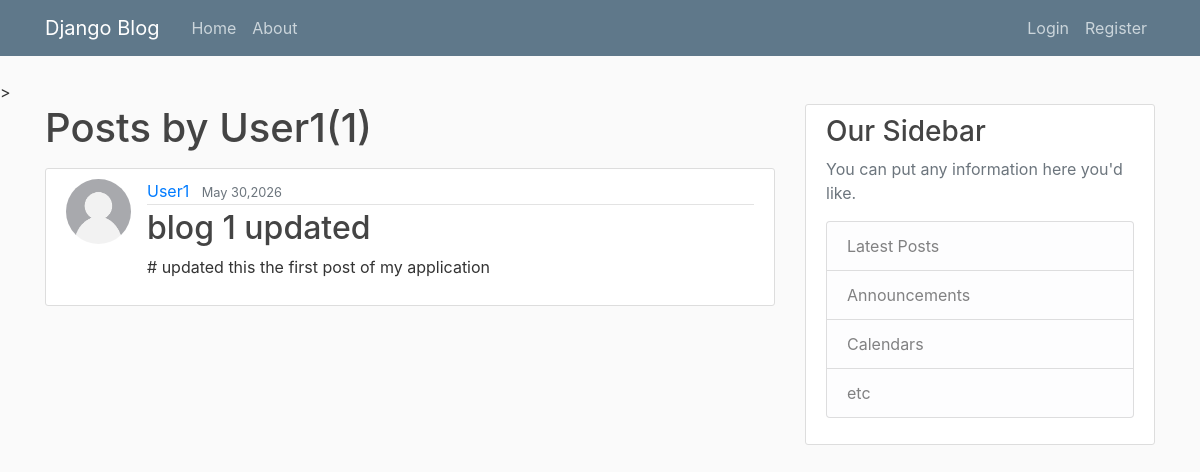
Before: /user/User1 with the older database file.
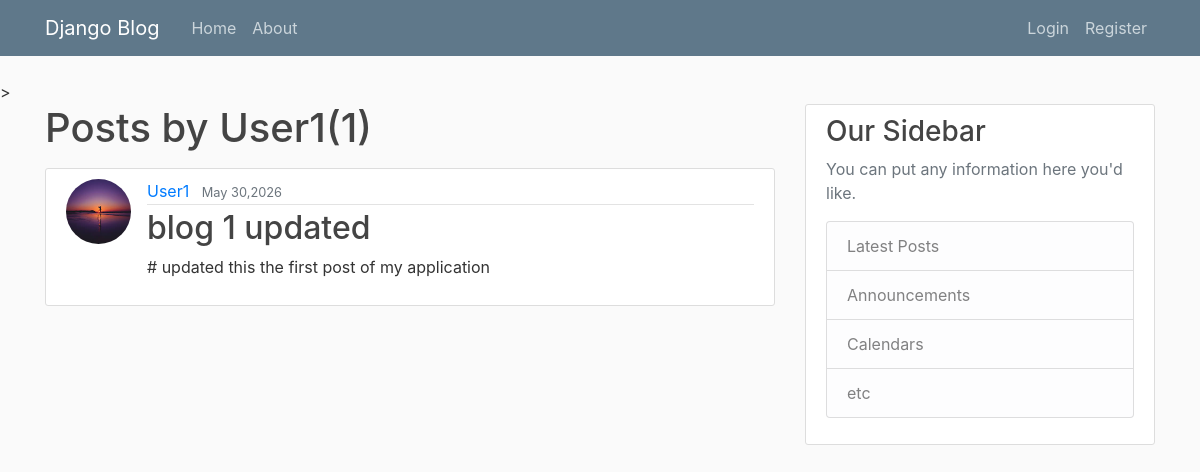
After: the same page with the newer database file.
### Blog/models.py (models this page shows, shortened)
class Post(models.Model):
    title = models.CharField(max_length=100)
    content = models.TextField()
    date_posted = models.DateTimeField(default=timezone.now)
    author = models.ForeignKey(User , on_delete=models.CASCADE)

### users/models.py (models this page shows, shortened)
class Profile(models.Model):
    user = models.OneToOneField(User,on_delete=models.CASCADE)
    image = models.ImageField(default='profile_pics/default.jpg',upload_to='profile_pics')

### Blog/views.py (the view)
# urls.py: path('user/<str:username>',UserPostListView.as_view(),name='user-posts'),
class UserPostListView(ListView):
    model = Post
    template_name = 'Blog/user_post.html' #<app>/<model>_<viewtype>.html
    context_object_name = 'posts'
    paginate_by = 5
    def get_queryset(self):
        user = get_object_or_404(User,username=self.kwargs.get('username'))
        return Post.objects.filter(author = user).order_by('-date_posted')

### Blog/templates/Blog/user_post.html (shortened to what this page needs)
{% extends "Blog/base.html" %}
{% block content %}
    <h1 class="mb-3">Posts by {{ view.kwargs.username }}({{ page_obj.paginator.count }})</h1>
    {% for post in posts %}
        <article class="media content-section">
            <img class="rounded-circle article-img" src="{{ post.author.profile.image.url }}" alt="">
            <div class="media-body">
                <div class="article-metadata">
                    <a class="mr-2" href="{% url 'user-posts' post.author.username %}">{{ post.author }}</a>
                    <small class="text-muted">{{ post.date_posted|date:"F d,Y" }}</small>
                </div>
                <h2><a class="article-title" href="{% url 'post-detail' post.id %}">{{ post.title }}</a></h2>
                <p class="article-content">{{ post.content }}</p>
            </div>
        </article>
    {% endfor %}
{% endblock content %}

Changed rows visible on the page:
changed through a linked row, Post "blog 1 updated": author.profile.image: picture added in place of a placeholder
